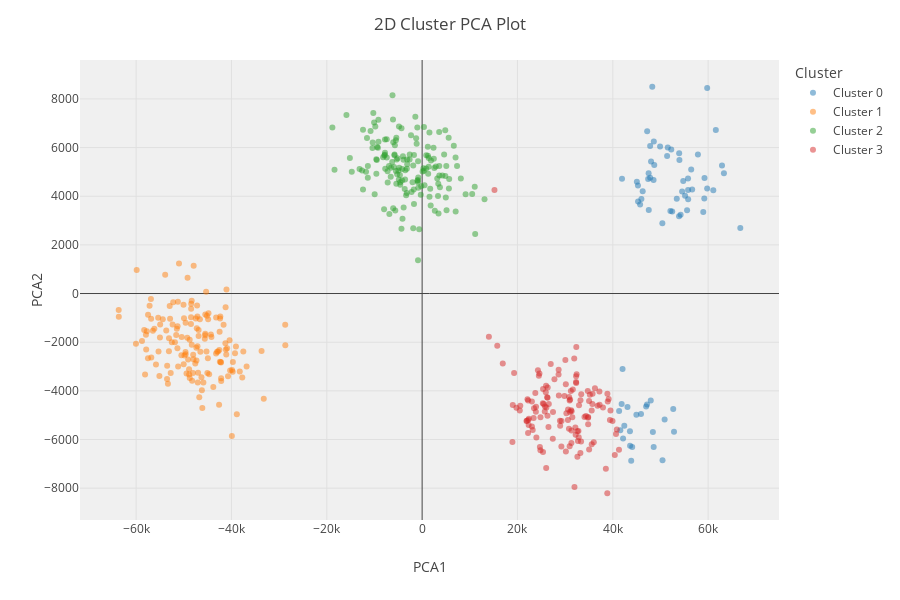

The notebook cell this image was saved under:
### Markdown cell above
You can use the `plot_model` function to analyzes the performance of a trained model on the test set. It may require re-training the model in certain cases.

### Code cell
# plot pca cluster plot
plot_model(kmeans, plot = 'cluster')

### Figure 1 — Plotly figure (JSON) as saved in the notebook; plotly's stock layout.template omitted (floating-point values rounded to 4 significant figures; data arrays with more than 128 entries replaced by an {"elided": "..."} marker saying what was removed)
{"data": [{"customdata": [[26], [17], [20], [24], [24], [17], [29], [27], [93], [17], [24], [86], [28], [23], [28], [18], [23], [29], [23], [32], [28], [24], [25], [91], [28], [87], [82], [24], [20], [82], [25], [22], [28], [27], [21], [26], [21], [27], [31], [23], [24], [77], [86], [34], [88], [25], [26], [18], [83], [29], [26], [28], [26], [90], [17], [30], [22], [89], [83], [84], [22], [88], [83], [90], [25], [24], [20], [85], [25], [29], [25], [92]], "hovertemplate": "Cluster=Cluster 0<br>PCA1=%{x}<br>PCA2=%{y}<br>Feature=%{customdata[0]}<extra></extra>", "legendgroup": "Cluster 0", "marker": {"color": "#1F77B4", "opacity": 0.5, "symbol": "circle"}, "mode": "markers", "name": "Cluster 0", "orientation": "v", "showlegend": true, "textposition": "top center", "type": "scatter", "x": [51530.0, 61090.0, 47420.0, 45280.0, 53980.0, 59800.0, 47210.0, 47520.0, 50870.0, 48700.0, 59240.0, 52680.0, 52470.0, 51400.0, 48030.0, 48550.0, 54780.0, 43600.0, 63320.0, 41330.0, 48280.0, 61620.0, 55780.0, 43080.0, 46000.0, 41860.0, 50430.0, 52260.0, 54230.0, 45920.0, 45730.0, 45300.0, 41930.0, 46270.0, 54540.0, 50400.0, 48600.0, 49920.0, 47840.0, 45050.0, 55800.0, 52840.0, 48580.0, 44070.0, 47960.0, 62910.0, 52090.0, 55590.0, 42160.0, 66750.0, 56650.0, 53920.0, 47840.0, 48410.0, 59800.0, 47550.0, 57860.0, 43860.0, 43630.0, 46990.0, 58980.0, 44950.0, 41580.0, 42050.0, 55810.0, 59200.0, 53900.0, 42410.0, 53420.0, 56450.0, 55170.0, 47180.0], "xaxis": "x", "y": [6007.0, 4244.0, 4709.0, 4437.0, 5488.0, 8450.0, 6674.0, 4942.0, -5178.0, 5282.0, 4745.0, -4749.0, 3372.0, 5657.0, 5422.0, 4668.0, 4630.0, -5657.0, 4946.0, -4824.0, 8500.0, 6726.0, 4732.0, -4661.0, 3884.0, -4543.0, -6854.0, 5916.0, 3238.0, -4954.0, 3658.0, 3778.0, 4718.0, 4207.0, 4194.0, 2891.0, 6250.0, 6049.0, 6060.0, 4591.0, 4253.0, -5678.0, -6305.0, -6308.0, -4397.0, 5261.0, 3388.0, 3427.0, -5954.0, 2693.0, 4271.0, 5766.0, 4758.0, -5694.0, 4316.0, 3438.0, 5718.0, -6877.0, -6255.0, -4647.0, 3351.0, -4986.0, -5616.0, -3106.0, 3879.0, 3904.0, 3177.0, -5432.0, 3894.0, 5101.0, 4017.0, -4558.0], "yaxis": "y"}, {"customdata": {"elided": "147x1 int values"}, "hovertemplate": "Cluster=Cluster 1<br>PCA1=%{x}<br>PCA2=%{y}<br>Feature=%{customdata[0]}<extra></extra>", "legendgroup": "Cluster 1", "marker": {"color": "#FF7F0E", "opacity": 0.5, "symbol": "circle"}, "mode": "markers", "name": "Cluster 1", "orientation": "v", "showlegend": true, "textposition": "top center", "type": "scatter", "x": {"elided": "147 float values"}, "xaxis": "x", "y": {"elided": "147 float values"}, "yaxis": "y"}, {"customdata": {"elided": "156x1 int values"}, "hovertemplate": "Cluster=Cluster 2<br>PCA1=%{x}<br>PCA2=%{y}<br>Feature=%{customdata[0]}<extra></extra>", "legendgroup": "Cluster 2", "marker": {"color": "#2CA02C", "opacity": 0.5, "symbol": "circle"}, "mode": "markers", "name": "Cluster 2", "orientation": "v", "showlegend": true, "textposition": "top center", "type": "scatter", "x": {"elided": "156 float values"}, "xaxis": "x", "y": {"elided": "156 float values"}, "yaxis": "y"}, {"customdata": {"elided": "130x1 int values"}, "hovertemplate": "Cluster=Cluster 3<br>PCA1=%{x}<br>PCA2=%{y}<br>Feature=%{customdata[0]}<extra></extra>", "legendgroup": "Cluster 3", "marker": {"color": "#D62728", "opacity": 0.5, "symbol": "circle"}, "mode": "markers", "name": "Cluster 3", "orientation": "v", "showlegend": true, "textposition": "top center", "type": "scatter", "x": {"elided": "130 float values"}, "xaxis": "x", "y": {"elided": "130 float values"}, "yaxis": "y"}], "layout": {"height": 600, "legend": {"title": {"text": "Cluster"}, "tracegroupgap": 0}, "margin": {"t": 60}, "plot_bgcolor": "rgb(240,240,240)", "title": {"text": "2D Cluster PCA Plot"}, "xaxis": {"anchor": "y", "domain": [0, 1], "title": {"text": "PCA1"}}, "yaxis": {"anchor": "x", "domain": [0, 1], "title": {"text": "PCA2"}}}}
